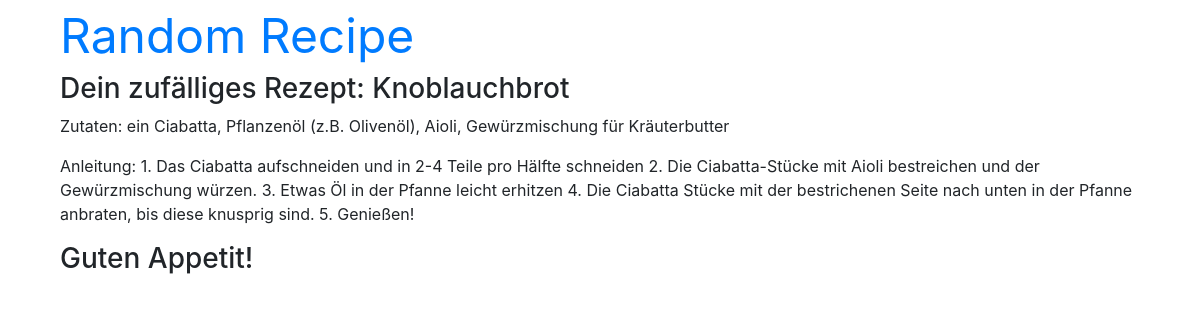
Screenshot of /r/2 with the database file from the repository.
### receipt/models.py (models this page shows)
class Receipt(models.Model):
    id=models.AutoField(primary_key=True)
    name=models.CharField(max_length=200)
    picture=models.CharField(max_length=200)
    ingredients=models.TextField(max_length=2000)
    instructions=models.TextField(max_length=20000)

### receipt/views.py (the view)
# urls.py: path('r/<int:id>', receipt_views.receiptByID,name="receipt")
def receiptByID(request, id):
    receipt=Receipt.objects.get(id=id)
    params={'receipt':receipt}
    return render(request,"receipt/receipt.html",params)

### receipt/templates/receipt/receipt.html (shortened to what this page needs)
<!DOCTYPE html>
<html lang="de">
<head>
    <link rel="stylesheet" href="https://maxcdn.bootstrapcdn.com/bootstrap/4.0.0/css/bootstrap.min.css"
>
</head>
<body>
    <div class="main-background" >
        <div class="containers">
            <header class="navileiste">
                <div class="navi-div-a">
                    <a href="{% url 'main' %}" class="navi">Random Recipe</a>
                </div>
            </header>
            <div class="Inhalt">
                <div class="blockcontent">
                    <h3>Dein zufälliges Rezept: {{ receipt.name }}</h3>
                    <p>Zutaten: {{ receipt.ingredients }} </p>
                    <p>Anleitung: {{ receipt.instructions }} </p>
                </div>
            </div>
		<h3> Guten Appetit!</h3>
            </div>
        </div>
</body>
</html>

### receipt/templates/receipt/receipt.html (style rules this page uses)
.containers { width: 1350px; max-width: 90%; margin: 0 auto; padding: 0px 0px; overflow: auto; background-color: rgba(255, 255, 255, 0.00); min-height: 100%; }
.navi { font-size: 3rem; }

### rows the page displays
Receipt: name "Knoblauchbrot", ingredients "ein Ciabatta, Pflanzenöl (z.B. Olivenöl), Aioli, Gewürzmischung für Kräuterbutter", instructions "1. Das Ciabatta aufschneiden und in 2-4 Teile pro Hälfte schneiden 2. Die Ciabatta-Stücke mit Aioli bestreichen und der Gewürzmischung würzen. 3. Etwas Öl in der Pfanne leicht erhitzen 4. Die Ciabatta Stücke mit der bestrichenen Seite nach unten in der Pfanne anbraten, bis diese knusprig sind. 5. Genießen!"
